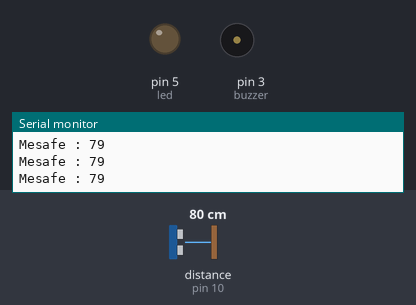
A sketch run on a simulated Arduino Uno, built with avr-gcc and run on an emulated ATmega328P. Parts: output pins drawn as LEDs (lit = HIGH), buzzer (waves = sounding), the last lines printed to the serial monitor. Wiring (inferred from the names in the program): ultrasonic range finder: trigger pin 9; echo pin 10. Dashed ring = blinking. The test bench sets the inputs (shaded band); at power-on: distance to the obstacle (sensor on pin 10) 80 cm. The echo pulse lasts 58.3 µs per cm; pins used as bus, display or sensor lines are not drawn.

Above: at 1.3 s.
1.4 s: distance to the obstacle (sensor on pin 10) set to 12 cm
2.9 s: distance to the obstacle (sensor on pin 10) set to 9 cm
At 3.4 s:
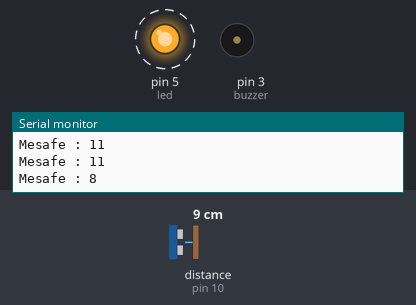
5.9 s: distance to the obstacle (sensor on pin 10) set to 18 cm
At 6.7 s:
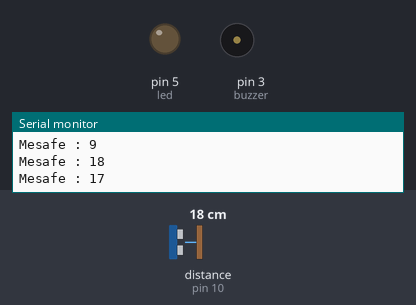
7.4 s: distance to the obstacle (sensor on pin 10) set to 2 cm
At 7.66 s:
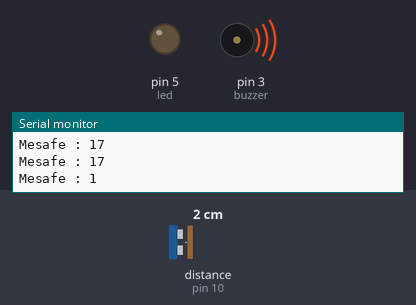
Timing chart, 0 to 11.4 s (numbered marks = the images above; inputs shaded):
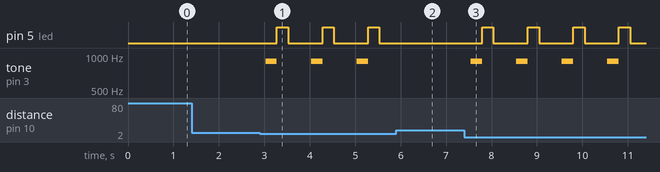

Measured:
- the behaviour switches between 11 and 10 cm on distance to the obstacle (sensor on pin 10) (found by bisection; images 0 and 1)
- after the input at 2.9 s, pin 5 (led): alternates HIGH for 0.25 s and LOW for 0.75 s, starting after 0.38 s; tone on pin 3 (buzzer): alternates 900 Hz for 0.25 s and silent for 0.75 s, starting after 0.13 s
- after the input at 5.9 s, pin 5 (led): stays LOW (without the input it goes to HIGH after 0.39 s); tone on pin 3 (buzzer): stops changing and stays silent
- after the input at 7.4 s, pin 5 (led): alternates HIGH for 0.25 s and LOW for 0.75 s, starting after 0.39 s; tone on pin 3 (buzzer): alternates 900 Hz for 0.25 s and silent for 0.75 s, starting after 0.14 s

The sketch:

hcsr04_ikinci_devre.ino
```cpp
int sure=0;
int mesafe=0;
const int trig=9;
const int echo=10;
int buzzer=3;
int led=5;

void setup() {
pinMode(trig,OUTPUT);
pinMode(echo,INPUT);
pinMode(buzzer,OUTPUT);
pinMode(led,OUTPUT);

Serial.begin(9600);
}

void loop() {

digitalWrite(trig,HIGH);
delayMicroseconds(1000);
digitalWrite(trig,LOW);

sure=pulseIn(echo,HIGH);
mesafe=(sure/2)/29.1;

Serial.print("Mesafe : ");
Serial.println(mesafe);

if(mesafe<10)
{
  tone(buzzer,900);
  delay(250);
  noTone(buzzer);

  digitalWrite(led,HIGH);
  delay(250);
  digitalWrite(led,LOW);

}
else
{
  noTone(buzzer);
}


delay(500);


}
```
